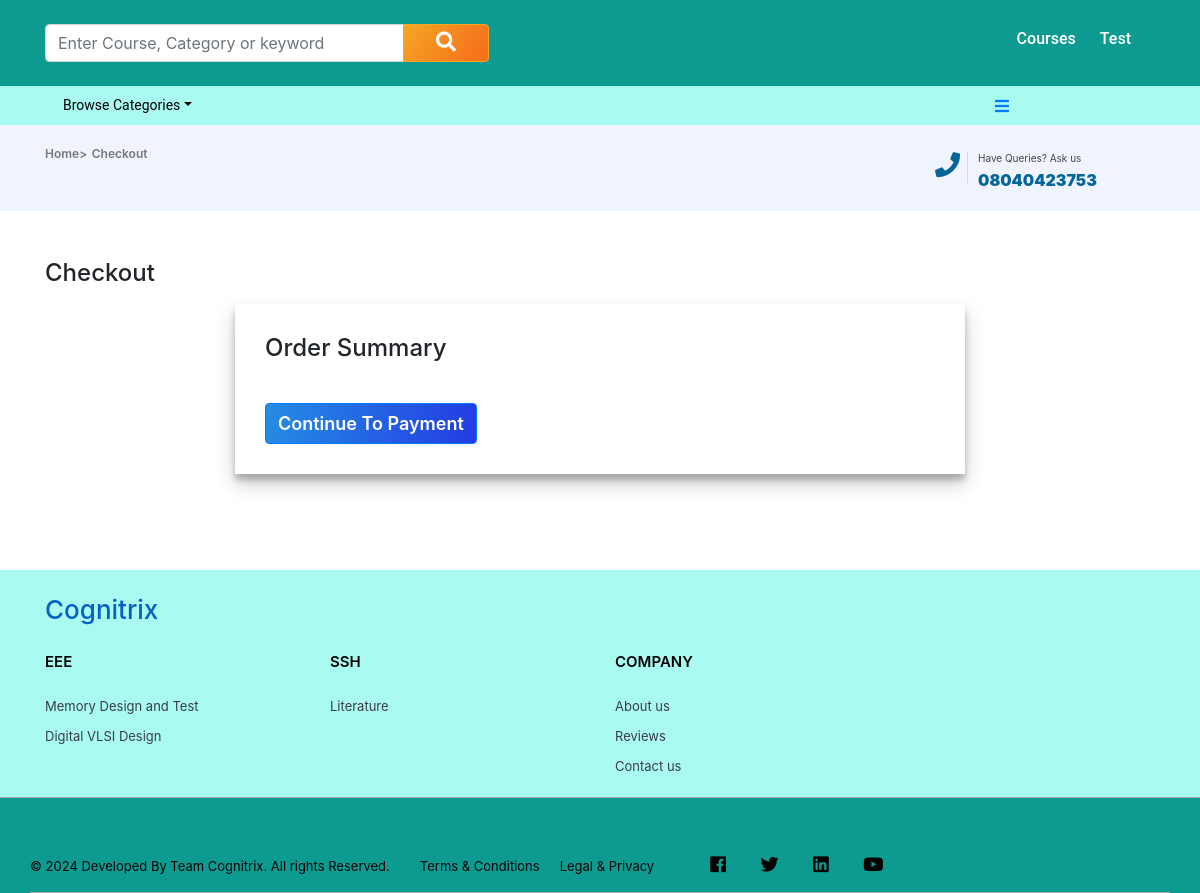
Screenshot of /checkout/ (signed in) with the database file from the repository.
### posts/models.py (models this page shows, shortened)
class Category(models.Model):
    parent = models.ForeignKey('self', related_name='children', on_delete=models.CASCADE, blank = True, null=True)
    title = models.CharField(max_length=100)
    slug = AutoSlugField(populate_from='title', unique=True, null=False, editable=True)
    logo = models.ImageField(upload_to='media/catlogo', blank=True, null=True, help_text='Optional')
    logo1 = models.ImageField(upload_to='media/catlogo', blank=True, null=True, help_text='Optional')
    logo2 = models.ImageField(upload_to='media/catlogo', blank=True, null=True, help_text='Optional')
    top_three_cat = models.BooleanField(default=False)
    more = models.BooleanField(default=False, blank=True, verbose_name="For Add In Right Menu")
    created_at = models.DateTimeField(auto_now_add=True)
    disc = models.BooleanField(default=False, verbose_name='Add In Disclaimer')
    hit = models.PositiveIntegerField(default=0)
    def __str__(self):
        return self.title
    class Meta:
        unique_together = ('slug', 'parent',)
        verbose_name_plural = "categories"
    def __str__(self):
        full_path = [self.title]
        k = self.parent
        while k is not None:
            full_path.append(k.title)
            k = k.parent
        return ' -> '.join(full_path[::-1])

### posts/views.py (the view, shortened to what this page needs)
# urls.py: path('checkout/', views.checkout, name='checkout'),
def checkout(request):
    user = None
    coupon = promocode.objects.all()
    orders = Order.objects.filter(user=request.user, ordered=False)
    user = request.user
    if orders.exists():
        order = orders[0]
    orderss = None
    order_payment = None
    action = request.GET.get('action')
    context = {'orderss':orderss, 'order_payment':order_payment, 'orders':orders, 'order':order, 'couponform':CouponForm()}
    return render(request, 'core/checkout.html', context)

### posts/forms.py
class CouponForm(forms.Form):
    code = forms.CharField(widget=forms.TextInput(attrs={
        'class': 'form-control',
        'placeholder': 'Promo code',
    }))

### posts/context_processors.py (called while the page is built)
def menu_links(request):
    links = Category.objects.filter(parent=None).order_by('-hit')
    categoriess = Category.objects.all().filter(top_three_cat=False).filter(parent=None).filter(more=False).order_by('-created_at').order_by('hit')[:15]
    footcategories = Category.objects.filter(parent=None)[:2]
    allcat = Category.objects.all()
    catg = Category.objects.all().exclude(parent=None).order_by('-created_at')[:7]
    catg_parent = Category.objects.all().filter(more=False).exclude(parent=True).order_by('hit')
    latest_catg = Category.objects.order_by("-id")[3:10]
    return dict(links=links, allcat=allcat, categoriess=categoriess, footcategories=footcategories, catg=catg,
    catg_parent=catg_parent,
     latest_catg=latest_catg)

def cart_total(request):
    if request.user.is_authenticated:
        totalcarts = Cart.objects.filter(user=request.user, purchase=False)
        return dict(totalcarts=totalcarts)
    else:
        totalcarts=[]
        return totalcarts

def morecat(request):
    more = Category.objects.filter(more=True).order_by('-created_at').order_by('hit')
    return dict(more=more)

def disc(request):
    disc_cat = Category.objects.all().filter(disc=True)
    disc_blog = blog.objects.all().filter(disc=True)
    disc_post = Post.objects.all().filter(disc=True)
    return dict(disc_cat=disc_cat, disc_blog=disc_blog, disc_post=disc_post)

def ribbon(request):
    off = offers.objects.filter(active=True)
    return dict(off=off)

### templates/core/checkout.html (shortened to what this page needs)
{% extends 'core/base.html' %}
{% block body %}
{% load static %}
{% load crispy_forms_tags %}
    <section class="Certification">
        <div class="container">
            <div class="row">
                <div class="col-lg-9 col-md-8 col-sm-12 col-xs-12 no-padding">
                    <div class="Certification-2">
                        <ul class="brdcrm-2 hidden-xs">
                            <li><a href="#">Home></a></li>
                            <li><a href="#">Checkout</a></li>
                        </ul>
                    </div>
                </div>
                <div class="col-lg-3 col-md-4 col-sm-12 col-xs-12 no-padding hidden-xs hidden-sm cc_cursor">
                    <div class="cnt_box">
                        <span class="iconcall">
                            <i class="fa fa-phone" aria-hidden="true"></i>
                        </span>
                        <div class="cnt_info">
                            <span class="text">Have Queries? Ask us</span>
                            <a href="#">08040423753</a>
                        </div>
                    </div>
                </div>
            </div>
        </div>
    </section>
    <section class="cheak-out-page mt-5 mb-5">
        <div class="container">
            <h4 class="pb-2">Checkout</h4>
            <div class="row">
                <div class="col-lg-8 mx-auto">
                    <div class="main-chekout">
                        <h4 class="pb-2">Order Summary</h4>
                        <div class="summery mt-2">
                            <br>
                            <div class="mx-auto">
                                <a href="?action=create_payment" type="submit" style="color:#fff; font-weight:600;" class="btn btn-primary">Continue To Payment</a>
                            </div>
                        </div>
                    </div>
                </div>
            </div>
        </div>
    </section>
{% endblock body %}

### templates/core/header.html (shortened to what this page needs)
{% load static %}
    <div class="accordeon-sec1 col-lg-12">
    <section class="navbar-statrs pt-3 pb-4" style="background:#0d9b91">
        <div class="container">
            <nav class="navbar navbar-expand-lg navbar-light">
                <div class="collapse navbar-collapse" id="navbarSupportedContent1">
                <form class="input-group mt-2" method='get' action='{% url 'search' %}'>
                <input type="search" name="search" id="search"  class="form-control" placeholder="Enter Course, Category or keyword" maxlength="255">
                <div class="input-group-append">
                <button class="btn btn-success" type="submit">
                <span class="fa fa-search form-control-feedback"></span>
                </button>
                </form>
                    </div>
                    <ul class="navbar-nav ml-auto">
                        <li class="nav-item pl-4 pl-md-0 ml-0 ml-md-4">
                            <a class="nav-link" href="{% url 'courses' %}">Courses</a>
                        </li>
                        {% if user.is_authenticated %}
                        <li class="nav-item pl-4 pl-md-0 ml-0 ml-md-4">
                            <a class="nav-link" href="{% url 'userhome' %}">{{user.first_name}}</a>
                        </li>
                        {% endif %}
                    </ul>
                </div>
        </div>
   <section class="second-navbar" style="background-color: #a9faf0;">
      <div class="container">
      <div class="row">
      <div class="col-lg-10">
          <nav class="navbar navbar-light navbar-expand-lg mainmenu">
                <div class="collapse navbar-collapse" id="navbarSupportedContent">
                    <ul class="navbar-nav mr-auto">
                        <li class="dropdown">
                            <a class="dropdown-toggle dropmain" href="#" id="navbarDropdown" role="button" data-toggle="dropdown" aria-haspopup="true" aria-expanded="false">Browse Categories</a>
                        </li>
                    </ul>
                </div>
          </nav>
      </div>
      <div class="col-lg-2 col-md-6 col-6 mt-2 ml-auto">
          <div class="side-menu-section">
            <div class="dropdown dropleft">
              <a class="" href="#" role="button" id="dropdownMenuLink" data-toggle="dropdown" aria-haspopup="true" aria-expanded="false">
                <i class="fa fa-bars" aria-hidden="true"></i>
              </a>
            </div>
          </div>
      </div>
      </div>
      </div>
  </section>

### templates/core/footer.html (shortened to what this page needs)
{% load static %}
    <section class="footer-section mt-5" style="background-color: #a9faf0;">
        <div class="container">
            <h2 class="mt-4 mb-4">Cognitrix</h2>
            <div class="row">
                    {% for i in footcategories%}
                <div class="col-md-3">
                    <div class="footer-text">
                         {% if i.children.all %}
                        <h3>{{i.title}} </h3>
                        <ul class="trend_list">
                            {% for subcat in i.children.all %}
                            <li>
                                <a href="#">
                         {{subcat.title}}
                       </a>
                            </li>
                            {% endfor %}
                            {% endif %}
                        </ul>
                    </div>
                </div>
                    {% endfor %}
                <div class="col-md-3">
                    <div class="footer-text">
                        <h3>Company</h3>
                        <ul class="trend_list">
                            <li>
                                <a href="#">
                        About us
                       </a>
                            </li>
                            <li>
                                <a href="#">
                        Reviews
                       </a>
                            </li>
                            <li>
                                <a href="#">
                        Contact us
                       </a>
                            </li>
                        </ul>
                    </div>
                </div>
            </div>
        </div>
    </section>
    <section class="CATEGORIES pt-4" style="background-color: #0d9b91;">
        <div class="container">
            <div class="row">
                    <div class="tncblock">
                        <span class="brain4ce">© 2024 Developed By Team Cognitrix. All rights Reserved.</span>
                        <a href="#">Terms & Conditions</a>
                        <a href="#">Legal & Privacy</a>
                        <ul class="list-unstyled footer-social-icon">
                            <li>
                                <a href="#">
                                    <i class="fab fa-facebook" aria-hidden="true"></i>
                                </a>
                            </li>
                            <li>
                                <a href="#">
                                    <i class="fab fa-twitter" aria-hidden="true"></i>
                                </a>
                            </li>
                            <li>
                                <a href="#">
                                    <i class="fab fa-linkedin" aria-hidden="true"></i>
                                </a>
                            </li>
                            <li>
                                <a href="#">
                                    <i class="fab fa-youtube" aria-hidden="true"></i>
                                </a>
                            </li>
                        </ul>
                    </div>
                </div>
            </div>
    </section>

### static/css/style.css (style rules this page uses)
.mainmenu a, .navbar-default .navbar-nav > li > a, .mainmenu ul li a, .navbar-expand-lg .navbar-nav .nav-link { columns: #000000; font-size: 16px; text-transform: capitalize; padding: 9px 18px; font-family: 'Roboto',sans-serif; display: block !important; color: #000000; text-decoration: none; }
.mainmenu { background: none;border: 0 solid;margin: 0;padding: 0;min-height:20px;width: 100%; }
* { margin: 0; padding: 0; box-sizing: border-box; }
.navbar-statrs { background: #0d569b; }
.navbar-statrs .fa-search { font-size: 20px; }
.navbar-statrs .navbar-light .navbar-nav .nav-link { color: rgb(255 255 255); }
.footer-section { background: #f7f8f9; display: inline-block; width: 100%; border-bottom: 1px solid #a9a9a9; }
.footer-section h2 { font-size: 26px; color: #065fc6; display: inline-block; }
.footer-text h3 { display: inline-block; width: 100%; font-size: 15px; font-weight: 600; color: #030303; margin: 0 0 20px 0; text-transform: uppercase; }
.trend_list { display: inline-block; width: 100%; list-style: none; padding: 0; }
.trend_list a { display: inline-block; width: 100%; font-size: 13px; font-weight: 400; line-height: 2.31; color: #393d47; margin: 0; }
.CATEGORIES { background: #f7f8f9; border-bottom: 1px solid #a9a9a9; display: inline-block; width: 100%; border: medium none; background: transparent; box-shadow: none; }
.tncblock { display: flex; align-items: center; width: 100%; justify-content: left; padding: 20px 0 0 0; }
.brain4ce { font-size: 13px; font-weight: 400; color: #030303; display: inline-block; margin-right: 30px; width: auto; }
.tncblock a { color: #030303; font-weight: 400; font-size: 13px; margin-right: 20px; display: inline-block; }
.tncblock .footer-social-icon { margin: 8px 0px 8px 1%; display: inline-block; width: 20%; text-align: right; }
.footer-social-icon li { display: inline-block; margin-right: 10px; }
.footer-social-icon li a i { font-size: 18px; }
.footer-social-icon li a { color: #000000; display: inline-block; height: 34px; line-height: 32px; text-align: center; background: transparent; }
.tncblock { border-bottom: 1px solid #a9a9a9; }
.Certification { background-color: #eff4ff; padding-top: 15px; padding-bottom: 15px; }
.cnt_box { padding: 4px 10px; width: 230px; float: right; display: flex; align-items: center; }
.cnt_box .iconcall { display: inline-block; min-width: 33px; max-width: 33px; height: 32px; border-right: 1px solid #d7d7d7; }
.cnt_box .iconcall i { color: #056599; font-size: 33px; padding-right: 10px; }
.cnt_box .cnt_info { padding-left: 10px; }
.cnt_box .cnt_info span { display: inline-block; width: 100%; color: #444; font-size: 10px; }
.cnt_box .cnt_info a { display: inline-block; width: 100%; color: #056599; font-size: 16px; font-weight: 900; text-decoration: none; }
.navbar { padding: 0; }
.nav-link { font-weight: 500; transition: all 200ms linear; }
.nav-link { position: relative; padding: 5px 0 !important; display: inline-block; }
.nav-item:after { position: absolute; bottom: -5px; left: 0; width: 100%; height: 2px; content: ''; background-color: #8167a9; opacity: 0; transition: all 200ms linear; }
.nav-item { position: relative; transition: all 200ms linear; }
.Certification-2 ul li a { color: #777; font-weight: 600; font-size: 12px; text-decoration: none; }
.Certification-2 ul li { display: inline-block; }
.Certification-2 ul { margin: 0; padding: 0; list-style: none; }
.cnt_box .iconcall i { color: #056599; font-size: 25px; padding-right: 10px; }
.navbar-statrs .input-group { position: relative; display: -ms-flexbox; display: flex; -ms-flex-wrap: wrap; flex-wrap: wrap; -ms-flex-align: stretch; align-items: stretch; width: 40%; }
.navbar-statrs .btn-success { color: #fff; background: linear-gradient(126deg,#f5a623,#f76b1c); border-color: #f5a623; }
.fa-search { color: #ffffff; }
.navbar-statrs .btn { padding: 5px 32px 5px; display: inline-block; font-weight: 400; color: #212529; text-align: center; vertical-align: middle; -webkit-user-select: none; -moz-user-select: none; -ms-user-select: none; user-select: none; font-size: 1rem; line-height: 1.5; border-radius: .25rem; transition: color .15s ease-in-out,background-color .15s ease-in-out,border-color .15s ease-in-out,box-shadow .15s ease-in-out; }

### rows the page displays
Category: title "EEE"
Category: title "Memory Design and Test"
Category: title "Digital VLSI Design"
Category: title "SSH"
Category: title "Literature"

### other values shown
{{ user.first_name }} "Test"
